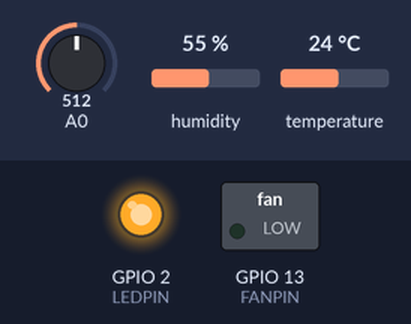
Bench run of a sketch on a simulated ESP8266 (NodeMCU). On the bench: switched loads named in the sketch (green lamp = pin HIGH), output pins drawn as LEDs (lit = HIGH). The test bench sets the inputs (shaded band); at power-on: A0 = 512, humidity 55 %, temperature 24 °C. WiFi joins after 1.5 s; servers stay silent unless stated; uploads are accepted with an empty reply; what the sketch prints to the serial monitor is not drawn.

Above: at 1.0 s.
Timing chart, 0 to 47.3 s (numbered marks = the images above):
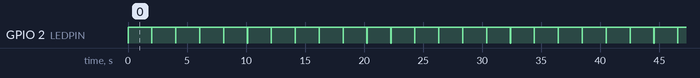

The sketch:

esp-dh11.ino
```cpp
/*
DHT library by Written by ladyada, public domain
git@github.com:adafruit/DHT-sensor-library.git
*/

#include <ESP8266WiFi.h>
#include "secrets.h"

#include "DHT.h"
/*
with ESP8266 avoid using pins 0, 2 and 15 as they are involved with the boot process
https://zoetrope.io/tech-blog/esp8266-bootloader-modes-and-gpio-state-startup
                                    GPIO0   GPIO2   GPIO15
UART Download Mode (Programming)    0       1       0
Flash Startup (Normal)              1       1       0
SD-Card Boot                        0       0       1

additionally, 40ms after startup, GPIO0 line is driven with a signal at around 350 Hz for around 100 ms
*/
#define LEDPIN 2
#define FANPIN 13
#define DHTPIN 4
#define DHTTYPE DHT22

DHT dht(DHTPIN, DHTTYPE);

#define POST_TIME_MS 1000 * 60 * 1 //sample every 1 mins
int wifi_connects = 0;
float set_point = 0;
boolean fan = false;

// state machine
enum states
{
    NOT_CONNECTED,
    SAMPLING,
    CHECK_WIFI,
    POSTING,
};

states state = NOT_CONNECTED;
int last_state = -1;


void setup()
{
    Serial.begin(9600);
    pinMode(LEDPIN, OUTPUT);
    pinMode(FANPIN, OUTPUT);
    Serial.println();
    Serial.println("started");
    dht.begin();
}

void loop()
{
    static unsigned long start_time;
    static int samples = 0;
    static float total_temp = 0;
    static float total_humidity = 0;

    if(last_state != state)
    {
        last_state = state;
    }

    delay(5);

    switch(state)
    {
        case NOT_CONNECTED:
        {
            start_wifi();
            state = SAMPLING;
            break;
        }
        case SAMPLING:
        {
            digitalWrite(LEDPIN, HIGH);
            delay(500);
            digitalWrite(LEDPIN, LOW);
            // Reading temperature or humidity takes about 250 milliseconds!
            // Sensor readings may also be up to 2 seconds 'old' (its a very slow sensor)
            float humidity = dht.readHumidity();
            float temp = dht.readTemperature();

            // Check if any reads failed and exit early (to try again).
            if (isnan(humidity) || isnan(temp))
            {
                Serial.println("Failed to read from DHT sensor!");
            }
            else
            {
                samples ++;
                total_temp += temp;
                total_humidity += humidity;
            }

            if((millis() - start_time) > POST_TIME_MS)
                state = CHECK_WIFI;
            break;
        }
        case CHECK_WIFI:
        {
            if(WiFi.status() != WL_CONNECTED)
                state = NOT_CONNECTED;
            else
                state = POSTING;
            break;
        }
        case POSTING:
        {
            set_point = map(analogRead(A0), 0, 1024, 30, 80); //map between 30 and 80%
            Serial.print("setpoint = ");
            Serial.println(set_point);

            // simple bang bang controller for the fan
            if(total_humidity/samples  > set_point)
                fan = true;
            else
                fan = false;

            digitalWrite(FANPIN, fan);

            Serial.print("averaging samples:");
            Serial.println(samples);
            post(total_temp/samples, total_humidity/samples, fan, set_point);

            total_temp = 0;
            total_humidity = 0;
            samples = 0;
            start_time = millis();
            state = SAMPLING;
            break;
        }
    }

}

void post(float temp, float humidity, boolean fan, float set_point)
{
    digitalWrite(LEDPIN, HIGH);
    Serial.print("Humidity: ");
    Serial.print(humidity);
    Serial.print(" %\t");
    Serial.print("Temperature: ");
    Serial.print(temp);
    Serial.println(" *C ");

    //send the data to sparkfun
    Serial.print("connecting to ");
    Serial.println(host);

    // Use WiFiClient class to create TCP connections
    WiFiClient client;
    const int httpPort = 80;
    if(!client.connect(host, httpPort))
    {
        Serial.println("connection failed");
        return;
    }

    // We now create a URI for the request
    String url = "/input/";
    url += streamId;
    url += "?private_key=";
    url += privateKey;
    url += "&temp=";
    url += temp;
    url += "&humidity=";
    url += humidity;
    url += "&uptime=";
    url += millis();
    url += "&connects=";
    url += wifi_connects;
    url += "&fan=";
    url += fan;
    url += "&setpoint=";
    url += set_point;

    Serial.print("Requesting URL: ");
    Serial.println(url);

    // This will send the request to the server
    client.print(String("GET ") + url + " HTTP/1.1\r\n" +
                 "Host: " + host + "\r\n" +
                 "Connection: close\r\n\r\n");
    delay(10);

    // Read all the lines of the reply from server and print them to Serial
    while(client.available())
    {
        String line = client.readStringUntil('\r');
        Serial.print(line);
    }

    Serial.println();
    Serial.println("closing connection");
    digitalWrite(LEDPIN, LOW);
}

void start_wifi()
{
    digitalWrite(LEDPIN, HIGH);
    Serial.print("Connecting to ");
    Serial.println(ssid);

    WiFi.begin(ssid, password);

    while (WiFi.status() != WL_CONNECTED)
    {
        delay(500);
        Serial.print(".");
    }

    Serial.println("");
    Serial.println("WiFi connected");
    Serial.println("IP address: ");
    Serial.println(WiFi.localIP());
    digitalWrite(LEDPIN, LOW);
    wifi_connects ++;
}
```

secrets.h
```cpp
const char* ssid     = "";
const char* password = "";
const char* host = "data.sparkfun.com";
const char* streamId   = "";
const char* privateKey = "";
```

Measured:
- by itself, GPIO 2 (LEDPIN): moves between LOW and HIGH, repeating every 36.4 s
- by itself, everything shown: repeats every 28.4 s, in 112 steps
